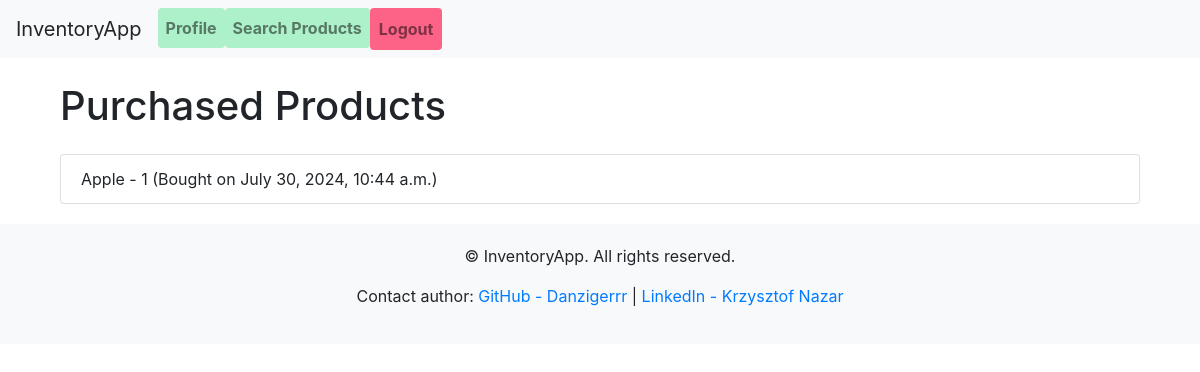
The page /inventory/purchased/ (signed in) on the database as committed earlier.
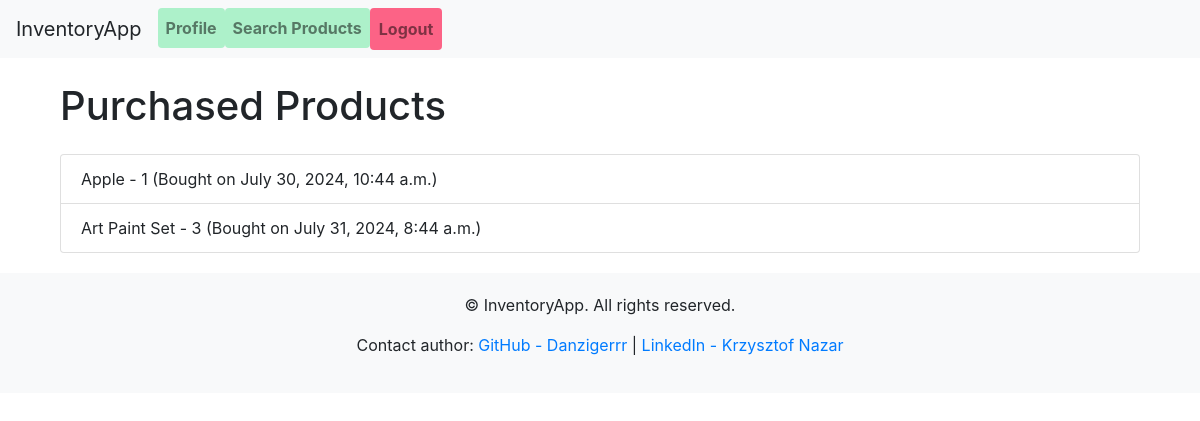
The same page on the database as committed later.
### inventory/models.py (models this page shows, shortened)
class Purchase(models.Model):
    user = models.ForeignKey(User, on_delete=models.CASCADE)
    product = models.ForeignKey(Product, on_delete=models.CASCADE)
    quantity = models.PositiveIntegerField()
    date = models.DateTimeField(auto_now_add=True)

class Product(models.Model):
    name = models.CharField(max_length=255)
    description = models.TextField(blank=True, null=True)
    price = models.DecimalField(max_digits=10, decimal_places=2)
    stock = models.PositiveIntegerField(default=0)

### inventory/views.py (the view)
# urls.py: path('purchased/', views.purchased_products, name='purchased_products'),
@login_required
def purchased_products(request):
    purchases = Purchase.objects.filter(user=request.user)
    return render(request, 'inventory/purchased_products.html', {'purchases': purchases})

### templates/inventory/purchased_products.html (shortened to what this page needs)
{% extends 'base.html' %}
{% block content %}
    <div class="container mt-4">
        <h1 class="mb-4">Purchased Products</h1>
        {% if purchases %}
            <ul class="list-group">
                {% for purchase in purchases %}
                    <li class="list-group-item">
                        {{ purchase.product.name }} - {{ purchase.quantity }} (Bought on {{ purchase.date|date:"F j, Y, g:i a" }})
                    </li>
                {% endfor %}
            </ul>
        {% else %}
            <div class="alert alert-info" role="alert">
                No purchased products found.
            </div>
        {% endif %}
    </div>
{% endblock %}

Rows that differ between the two databases and show on the page:
added Purchase: product.name "Art Paint Set", quantity "3", date "July 31, 2024, 8:44 a.m."
